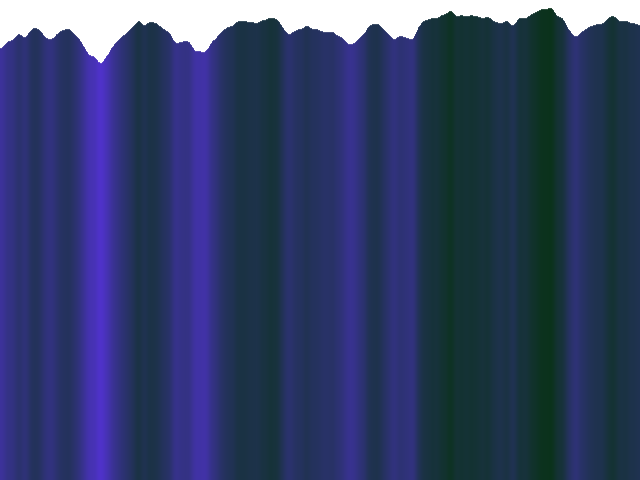
Frame 1 (no input)
Frame 60 (the mouse pressed at the canvas centre just before this capture): identical to frame 1, image omitted
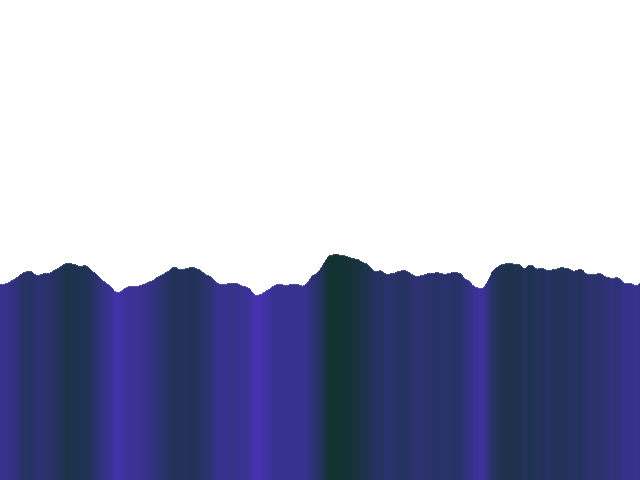
Frame 120 (the mouse held since frame 60 and released just before this capture)

The Processing sketch that drew these frames (run headless with seeded random() and noise(); from frame 60 on, the mouse is pressed at the canvas centre):

// Processing sketch: example_random_noise_website
// ── example_random_noise_website.pde
float noiseScale = 0.02;

void setup(){
 size(640,480); 
 background(255);
}

void draw() {
  background(255);
  for (int x=0; x < width; x++) {
    float noiseVal = noise((mouseX+x)*noiseScale, 
                            mouseY*noiseScale);
    stroke(noiseVal*100,50,noiseVal*255);
    line(x, mouseY+noiseVal*80, x, height);
  }
}
